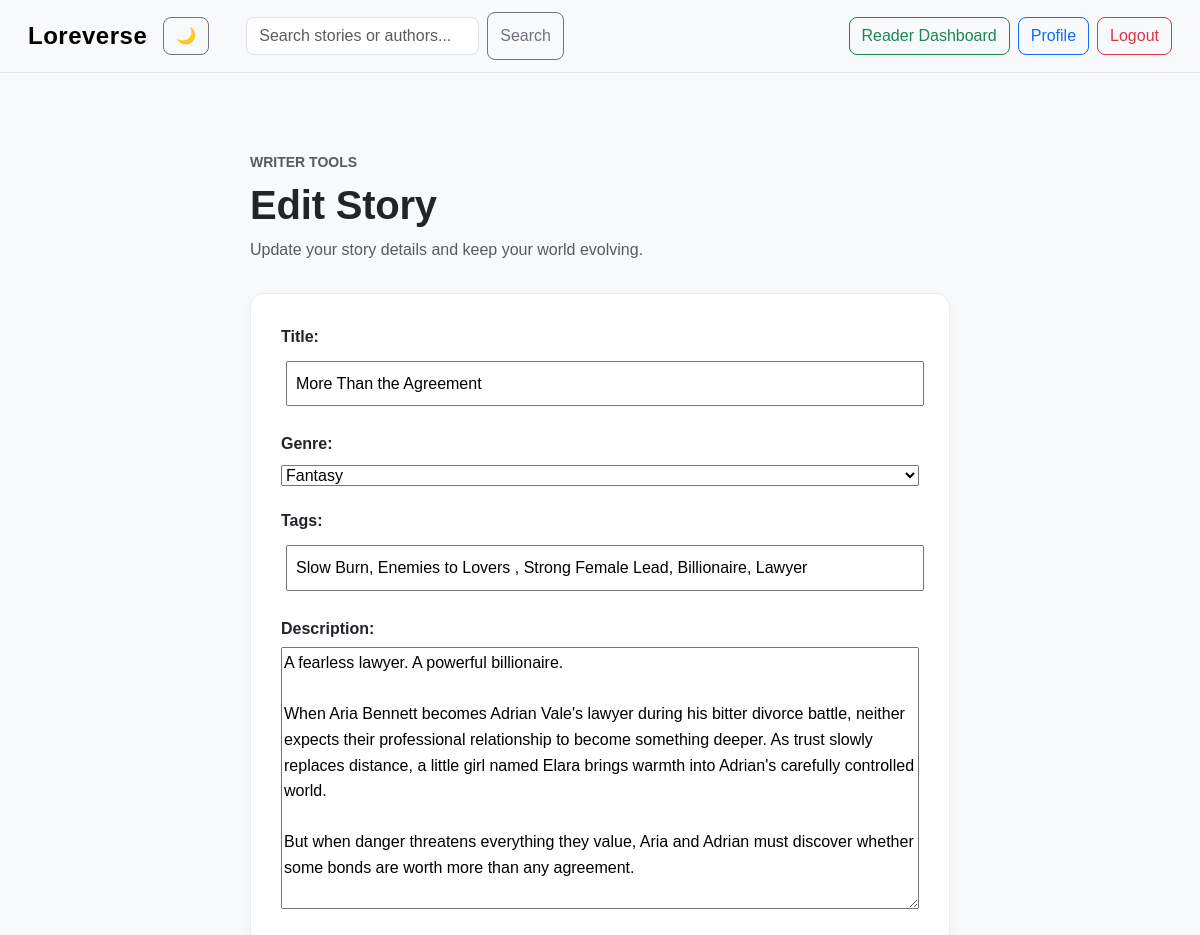
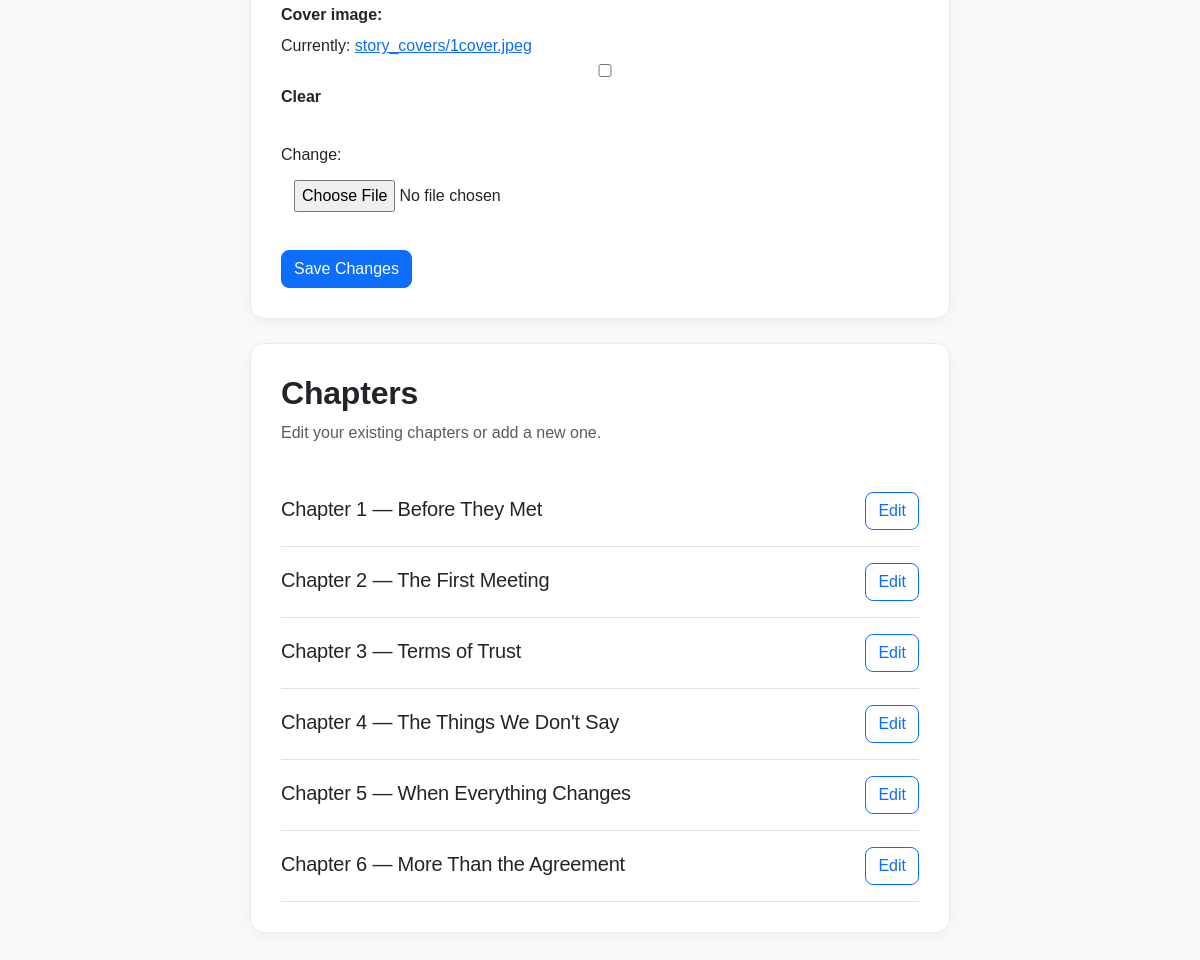
Page /edit_story/2/ (signed in) on the committed database (2 pictures, top to bottom).
### loreverse/models.py (models this page shows, shortened)
class Story(models.Model):
    GENRE_CHOICES = [
        ("Fantasy", "Fantasy"),
        ("Romance", "Romance"),
        ("Mystery", "Mystery"),
        ("Horror", "Horror"),
        ("Science Fiction", "Science Fiction"),
        ("Adventure", "Adventure"),
        ("Other", "Other"),]
    title = models.CharField(max_length=200)
    genre = models.CharField(max_length=30, choices=GENRE_CHOICES, default="Other")
    tags = models.CharField(max_length=300, blank=True)
    description = models.TextField()
    cover_image = models.ImageField(upload_to="story_covers/",blank=True)
    author = models.ForeignKey(User, on_delete=models.CASCADE)
    published = models.BooleanField(default=False)
    created_at = models.DateTimeField(auto_now_add=True)
    updated_at = models.DateTimeField(auto_now=True)
    favorited_by = models.ManyToManyField(User, related_name="favorite_stories", blank=True)
    want_to_read_by = models.ManyToManyField(User, related_name="want_to_read_stories", blank=True)

class Chapter(models.Model):
    story = models.ForeignKey(Story, on_delete=models.CASCADE, related_name="chapters")
    title = models.CharField(max_length=200)
    content = models.TextField()
    chapter_number = models.PositiveIntegerField()

### loreverse/views.py (the view)
# urls.py: path("edit_story/<int:story_id>/", views.edit_story, name="edit_story"),
@login_required
def edit_story(request, story_id):
    story = get_object_or_404(Story, id=story_id, author=request.user)
    if request.user.profile.role != "Writer":
        return redirect("profile")
    if request.method == "POST":
        form = StoryForm(request.POST,  request.FILES, instance=story)
        if form.is_valid():
            form.save()
            return redirect("my_stories")
    else:
        form = StoryForm(instance=story)
    return render(request, "loreverse/edit_story.html", {
        "form": form, "story": story,
        "chapters": story.chapters.all().order_by("chapter_number")
    })

### loreverse/forms.py
class StoryForm(forms.ModelForm):
    class Meta:
        model = Story
        fields = ["title", "genre", "tags", "description" , "cover_image"]

### loreverse/templates/loreverse/edit_story.html (shortened to what this page needs)
{% extends "loreverse/layout.html" %}
{% block body %}
<div class="container py-5">
    <div class="form-page">
        <div class="form-page-header">
            <p class="text-muted text-uppercase small fw-semibold mb-2">
                Writer Tools
            </p>
            <h1 class="fw-bold">Edit Story</h1>
            <p class="text-muted">
                Update your story details and keep your world evolving.
            </p>
        </div>
        <div class="form-card">
            <form method="post" enctype="multipart/form-data">
                {{ form.as_p }}
                <div class="form-actions" >
                    <button type="submit" class="btn btn-primary">Save Changes</button>
                </div>
            </form>
        </div>
        <div class="form-card mt-4">
           <div class="form-page-header">
              <h2 class="fw-bold">Chapters</h2>
              <p class="text-muted">
                  Edit your existing chapters or add a new one.
              </p>
            </div>
            {% if chapters %}
                {% for chapter in chapters %}
                    <div class="d-flex justify-content-between align-items-center py-3 border-bottom">
                       <div>
                           <h5 class="mb-1">
                              Chapter {{ chapter.chapter_number }} — {{ chapter.title }}
                           </h5>
                        </div>
                        <a href="{% url 'edit_chapter' chapter.id %}" class="btn btn-outline-primary">Edit</a>
                   </div>
                {% endfor %}
            {% else %}
                <p class="text-muted">This story has no chapters yet.</p>
            {% endif %}
        </div>
    </div>
</div>
{% endblock %}

### loreverse/static/loreverse/styles.css (style rules this page uses)
body { font-family: Arial, sans-serif; margin: 0; background-color : #f8f9fa; color: #212529; }
a { transition: color 0.2s ease; }
input { margin: 5px; padding: 8px; }
.btn { transition: all 0.2s ease; }
h1, h2, h3, h4, h5, h6 { letter-spacing: -0.2px; }
h1 { font-weight: 700; }
p { line-height: 1.6; }
.container { max-width: 1200px; }
.btn { border-radius: 8px; font-weight: 500; }
.form-page { max-width: 700px; margin: 0 auto; }
.form-page-header { margin-bottom: 30px; }
.form-page-header h1 { margin-bottom: 8px; }
.form-card { padding: 30px; background-color: #ffffff; border: 1px solid #e9ecef; border-radius: 14px; box-shadow: 0 4px 15px rgba(0, 0, 0, 0.04); }
.form-card p { margin-bottom: 20px; }
.form-card label { display: block; margin-bottom: 6px; font-weight: 600; }
.form-card input, .form-card textarea, .form-card select { width: 100%; }
.form-card textarea { min-height: 140px; resize: vertical; }
.form-actions { margin-top: 25px; }

### rows in the picture
Story: title "More Than the Agreement", genre "Fantasy", tags "Slow Burn, Enemies to Lovers , Strong Female Lead, Billionaire, Lawyer", description "A fearless lawyer. A powerful billionaire. When Aria Bennett becomes Adrian Vale's lawyer during his bitter divorce battle, neither expects their professional relationship to become something deeper. As trust slowly replaces distance, a little girl named Elara brings warmth into Adrian's carefully controlled world. But when danger threatens everything they value, Aria and Adrian must discover whether some bonds are worth more than any agreement."
Chapter: chapter_number "1", title "Before They Met"
Chapter: chapter_number "2", title "The First Meeting"
Chapter: chapter_number "3", title "Terms of Trust"
Chapter: chapter_number "4", title "The Things We Don't Say"
Chapter: chapter_number "5", title "When Everything Changes"
Chapter: chapter_number "6", title "More Than the Agreement"
